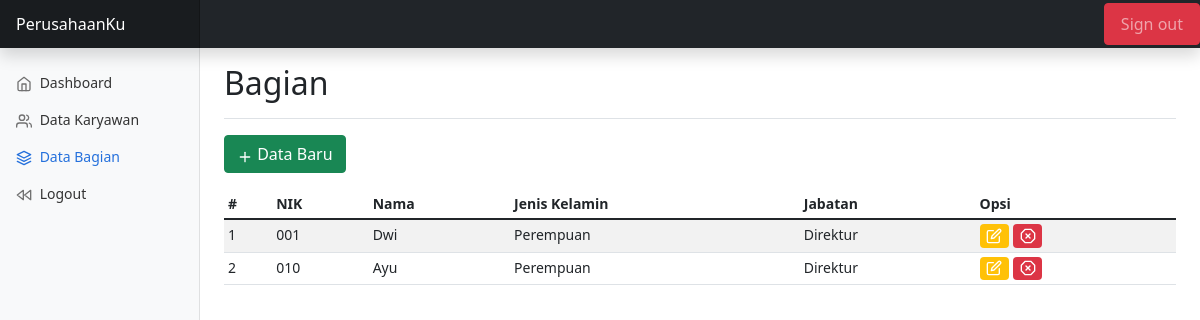
The app's page /pages/main.php?page=bagian (signed in) with its own data.
### tables this page shows
CREATE TABLE `bagian` (
  `id` int(11) NOT NULL,
  `nik` varchar(255) NOT NULL,
  `nama` varchar(255) NOT NULL,
  `jenis_kelamin` enum('Laki-laki','Perempuan') NOT NULL,
  `jabatan` enum('Direktur','Manager','Divisi Umum') NOT NULL
);

### pages/bagian/bagian.php (the view, shortened to what this page needs)
<main class="col-md-9 ms-sm-auto col-lg-10 px-md-4">
      <div class="d-flex justify-content-between flex-wrap flex-md-nowrap align-items-center pt-3 pb-2 mb-3 border-bottom">
        <h1 class="h2">Bagian</h1>
      </div>
      <div class="table-responsive">
      <a href="?page=bagiancreate" class="btn btn-success mb-3"><span data-feather="plus"></span> Data Baru</a>
        <table class="table table-striped table-sm">
          <thead>
            <tr>
              <th scope="col">#</th>
              <th scope="col">NIK</th>
              <th scope="col">Nama</th>
              <th scope="col">Jenis Kelamin</th>
              <th scope="col">Jabatan</th>
              <th scope="col">Opsi</th>
            </tr>
          </thead>
          <tbody>
          <?php
          $selectSQL = "SELECT * FROM bagian";
          $database = new Database();
          $connection = $database->getConnection();
          $statement = $connection->prepare($selectSQL);
          $statement->execute();
          $no = 1;
          while ($data = $statement->fetch(PDO::FETCH_ASSOC)) {
            ?>
            <tr>
              <td><?php echo $no++ ?></td>
              <td><?php echo $data['nik'] ?></td>
              <td><?php echo $data['nama'] ?></td>
              <td><?php echo $data['jenis_kelamin'] ?></td>
              <td><?php echo $data['jabatan'] ?></td>
              <td>
              <a href="?page=bagianupdate&id=<?php echo $data ['id'] ?>" class="badge bg-warning">
                <span data-feather="edit">
              </a>
              <a href="?page=bagiandelete&id=<?php echo $data ['id'] ?>" class="badge bg-danger">
                <span data-feather="x-octagon">
              </a>
              </td>
            </tr>
            <?php
          }
            ?>
          </tbody>
        </table>
      </div>
    </main>

### pages/dashboard.css (style rules this page uses)
body { font-size: .875rem; }
.feather { width: 16px; height: 16px; vertical-align: text-bottom; }

### records on screen
bagian: nik "001", nama "Dwi", jenis_kelamin "Perempuan", jabatan "Direktur"
bagian: nik "010", nama "Ayu", jenis_kelamin "Perempuan", jabatan "Direktur"
